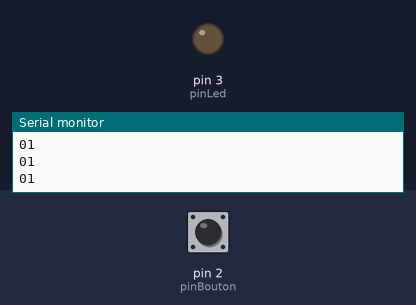
The sketch below on a simulated Arduino Uno, built with avr-gcc and run on an emulated ATmega328P. Shown: output pins drawn as LEDs (lit = HIGH), the last lines printed to the serial monitor. Dashed ring = blinking. Inputs (shaded band) come from the test bench; at power-on: pin 2 (pinBouton) HIGH.

Above: at 1.2 s.
1.3 s: pin 2 (pinBouton) pulled LOW for 1 s
At 3.0 s:
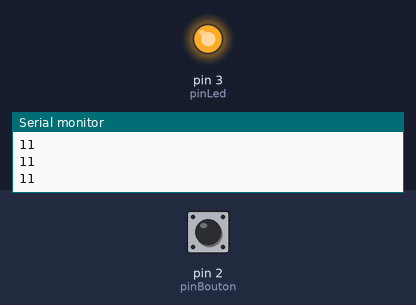
3.9 s: pin 2 (pinBouton) pulled LOW for 0.25 s
At 5.4 s:
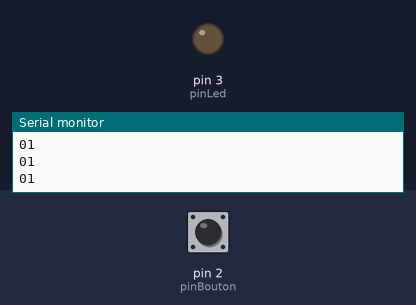
5.7 s: pin 2 (pinBouton) pulled LOW for 3.2 s
At 6.1 s:
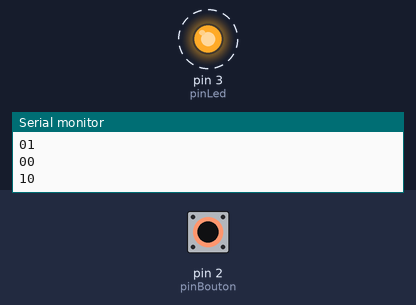
Timing chart, 0 to 10.5 s (numbered marks = the images above; inputs shaded):
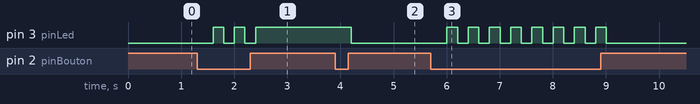

Measured:
- after the input at 1.3 s, pin 3 (pinLed): alternates HIGH for 0.20 s and LOW for 0.20 s, 5 changes in all, then stays HIGH, starting after 0.30 s
- after the input at 3.9 s, pin 3 (pinLed): HIGH → LOW after 0.30 s
- after the input at 5.7 s, pin 3 (pinLed): alternates HIGH for 0.20 s and LOW for 0.20 s, 16 changes in all, then stays LOW, starting after 0.30 s

The sketch:

Bouton_poussoir_fonctionne.ino
```cpp
int pinBouton, pinLed;
boolean etatAllumage;
void setup() {
  // put your setup code here, to run once:
Serial.begin(9600);
pinBouton =2;
pinLed = 3;
etatAllumage=0;
pinMode(pinBouton, INPUT_PULLUP);
pinMode(pinLed, OUTPUT);
}

void loop() {
Serial.print(etatAllumage);
if(etatAllumage)
{
  digitalWrite(pinLed, HIGH);
}
else
{
  digitalWrite(pinLed, LOW);
}
  boolean etatPinBouton = digitalRead(pinBouton);
  Serial.println(etatPinBouton);
  if (!etatPinBouton){
    if(etatAllumage){
      etatAllumage=0;
    }
    else
    {
      etatAllumage=1;
    }
  }
  delay(200);
}
```
